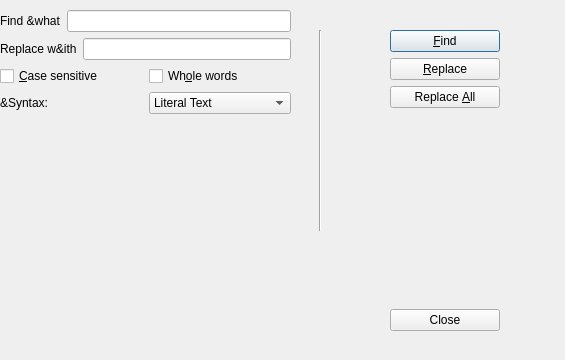
<?xml version="1.0" encoding="UTF-8"?>
<ui version="4.0">
 <class>FindandReplaceDlg</class>
 <widget class="QDialog" name="FindandReplaceDlg">
  <property name="geometry">
   <rect>
    <x>0</x>
    <y>0</y>
    <width>565</width>
    <height>360</height>
   </rect>
  </property>
  <property name="windowTitle">
   <string>Find and Replace</string>
  </property>
  <widget class="Line" name="line">
   <property name="geometry">
    <rect>
     <x>310</x>
     <y>30</y>
     <width>20</width>
     <height>201</height>
    </rect>
   </property>
   <property name="orientation">
    <enum>Qt::Vertical</enum>
   </property>
  </widget>
  <widget class="QWidget" name="layoutWidget">
   <property name="geometry">
    <rect>
     <x>390</x>
     <y>30</y>
     <width>110</width>
     <height>301</height>
    </rect>
   </property>
   <layout class="QVBoxLayout" name="verticalLayout">
    <item>
     <widget class="QPushButton" name="findButton">
      <property name="text">
       <string>&amp;Find</string>
      </property>
     </widget>
    </item>
    <item>
     <widget class="QPushButton" name="replaceButton">
      <property name="text">
       <string>&amp;Replace</string>
      </property>
     </widget>
    </item>
    <item>
     <widget class="QPushButton" name="replaceAllButton">
      <property name="text">
       <string>Replace &amp;All</string>
      </property>
     </widget>
    </item>
    <item>
     <spacer name="verticalSpacer_2">
      <property name="orientation">
       <enum>Qt::Vertical</enum>
      </property>
      <property name="sizeHint" stdset="0">
       <size>
        <width>20</width>
        <height>40</height>
       </size>
      </property>
     </spacer>
    </item>
    <item>
     <widget class="QPushButton" name="closeButton">
      <property name="text">
       <string>Close</string>
      </property>
     </widget>
    </item>
   </layout>
  </widget>
  <widget class="QWidget" name="layoutWidget">
   <property name="geometry">
    <rect>
     <x>0</x>
     <y>10</y>
     <width>291</width>
     <height>331</height>
    </rect>
   </property>
   <layout class="QVBoxLayout" name="verticalLayout_3">
    <item>
     <layout class="QVBoxLayout" name="verticalLayout_2">
      <item>
       <layout class="QHBoxLayout" name="horizontalLayout">
        <item>
         <widget class="QLabel" name="label">
          <property name="text">
           <string>Find &amp;what</string>
          </property>
         </widget>
        </item>
        <item>
         <widget class="QLineEdit" name="findLineEdit"/>
        </item>
       </layout>
      </item>
      <item>
       <layout class="QHBoxLayout" name="horizontalLayout_2">
        <item>
         <widget class="QLabel" name="label_2">
          <property name="text">
           <string>Replace w&amp;ith</string>
          </property>
         </widget>
        </item>
        <item>
         <widget class="QLineEdit" name="replaceLineEdit"/>
        </item>
       </layout>
      </item>
     </layout>
    </item>
    <item>
     <layout class="QHBoxLayout" name="horizontalLayout_3">
      <item>
       <widget class="QCheckBox" name="checkBox">
        <property name="text">
         <string>&amp;Case sensitive</string>
        </property>
       </widget>
      </item>
      <item>
       <widget class="QCheckBox" name="checkBox_2">
        <property name="text">
         <string>Wh&amp;ole words</string>
        </property>
       </widget>
      </item>
     </layout>
    </item>
    <item>
     <layout class="QHBoxLayout" name="horizontalLayout_4">
      <item>
       <widget class="QLabel" name="label_3">
        <property name="text">
         <string>&amp;Syntax:</string>
        </property>
       </widget>
      </item>
      <item>
       <widget class="QComboBox" name="syntaxComboBox">
        <item>
         <property name="text">
          <string>Literal Text</string>
         </property>
        </item>
        <item>
         <property name="text">
          <string>Regular Expression</string>
         </property>
        </item>
       </widget>
      </item>
     </layout>
    </item>
    <item>
     <spacer name="verticalSpacer">
      <property name="orientation">
       <enum>Qt::Vertical</enum>
      </property>
      <property name="sizeHint" stdset="0">
       <size>
        <width>20</width>
        <height>78</height>
       </size>
      </property>
     </spacer>
    </item>
   </layout>
  </widget>
 </widget>
 <resources/>
 <connections>
  <connection>
   <sender>closeButton</sender>
   <signal>clicked()</signal>
   <receiver>FindandReplaceDlg</receiver>
   <slot>reject()</slot>
   <hints>
    <hint type="sourcelabel">
     <x>428</x>
     <y>320</y>
    </hint>
    <hint type="destinationlabel">
     <x>-203</x>
     <y>-112</y>
    </hint>
   </hints>
  </connection>
 </connections>
</ui>
